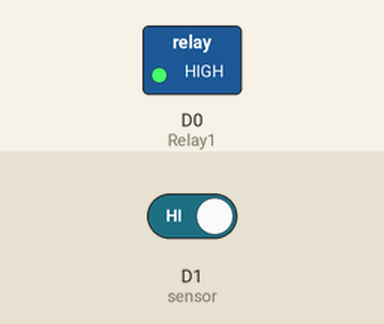
A sketch run on a simulated ESP8266 (NodeMCU). Shown: switched loads named in the sketch (green lamp = pin HIGH). The inputs (shaded band) are chosen by the test bench; at power-on: D1 (sensor) HIGH. What the sketch prints to the serial monitor is not drawn.

Above: at 1.2 s.
1.3 s: D1 (sensor) driven LOW
At 12.1 s:
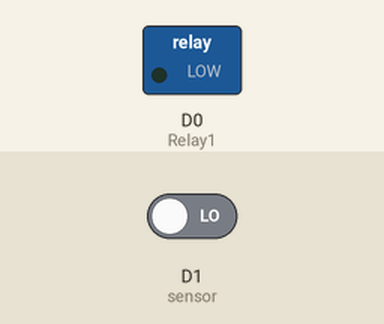
Timing chart, 0 to 13.0 s (numbered marks = the images above; inputs shaded):
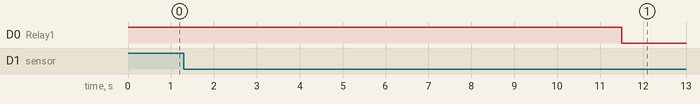

The sketch:

Coin2.ino
```cpp
/*
 *
 * 25วินาที
 * 1บาทรีเลย์ทำงาน 25วินาที
 * 1บาท 1พัล
 *
 */

void ICACHE_RAM_ATTR doCounter();

const int Relay1 = D0; // กำหนดขาใช้งาน
const int sensor = D1;

boolean isCounter = false;
int count = 0;
int countBuf = 0;
int countDelay = 0;
const int dalayVal = 250; // milisec
//bool firstInsert = false;
int firstInsertCount = 0; // 250ms per count, 4 count = 1 sec

void setup() {
  pinMode(Relay1, OUTPUT); // กำหนดขาทำหน้าที่ให้ขา D0 เป็น OUTPUT
  digitalWrite(Relay1, HIGH);
  pinMode(sensor, INPUT);
  attachInterrupt(digitalPinToInterrupt(sensor), doCounter, FALLING);
  Serial.begin(9600);

  Serial.println("======================");
  Serial.print("จำนวนเงิน: ");
  Serial.print(countBuf);
  Serial.println(" บาท");
  Serial.println();
}

void loop() {
  if(countBuf != count) {
    countBuf = count;
    Serial.print("จำนวนเงิน: ");
    Serial.print(countBuf);
    Serial.println(" บาท");
    Serial.println();
    Serial.printf("countDelay: %d \r\n", countDelay);
  }

  if(firstInsertCount) {
    firstInsertCount--;
    delay(250);
    return;
  }

  if(countDelay) {
    countDelay -= dalayVal;
    digitalWrite(Relay1, LOW); //close, on

    if(countDelay) {
      int modulo = countDelay % (dalayVal*100);
      if(!modulo) count--;
    } else {
      count = 0;
    }

  } else {
    digitalWrite(Relay1, HIGH); //open, off
  }

  delay(dalayVal);

}

void doCounter() {
  count++;
  countDelay = countDelay+(dalayVal*100); // 1บาทรีเลย์ทำงาน 25วินาที
  if(count==1) {
    firstInsertCount = 40; // 40 count = 10 sec
  }
}
```

Measured:
- after the input at 1.3 s, D0 (Relay1): HIGH → LOW after 10.2 s
